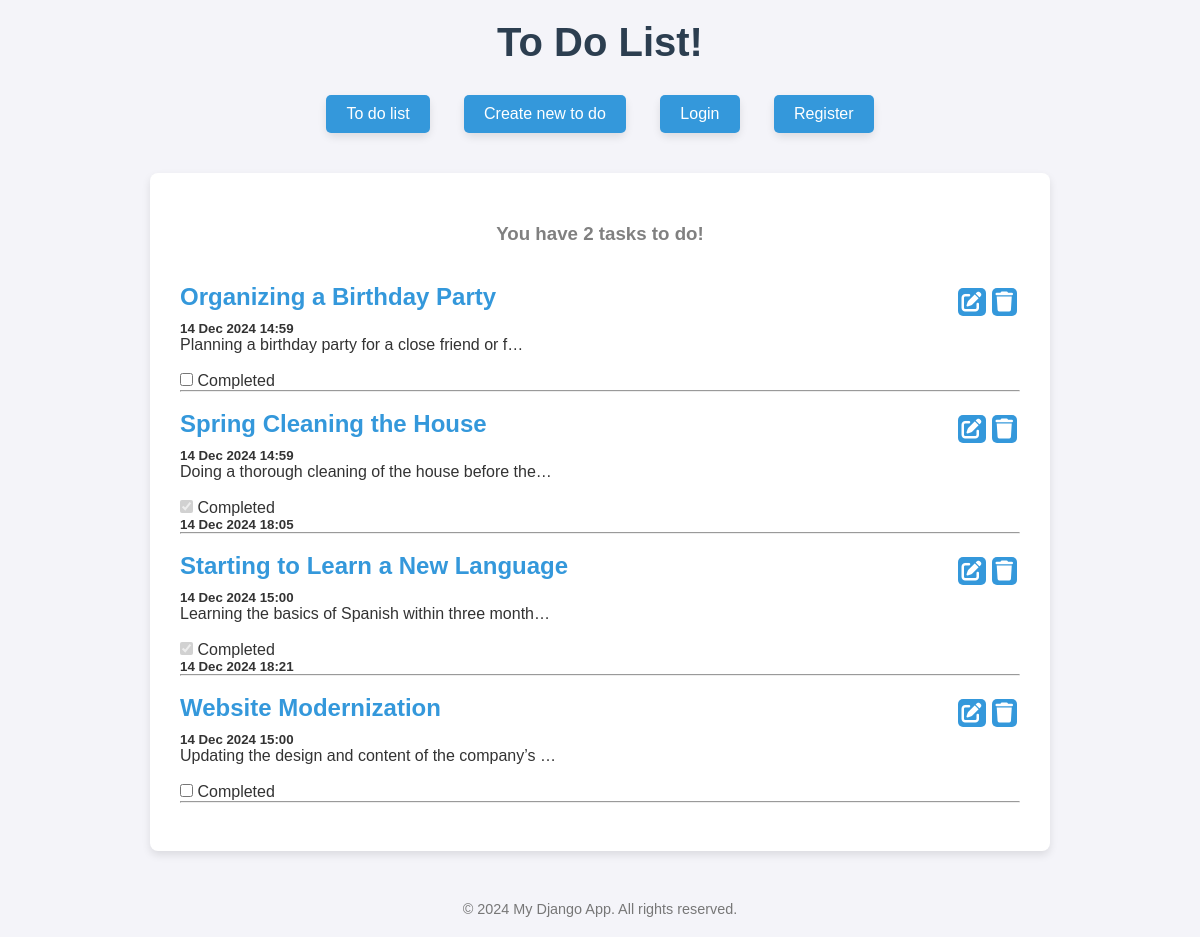
Before: / with the older database file.
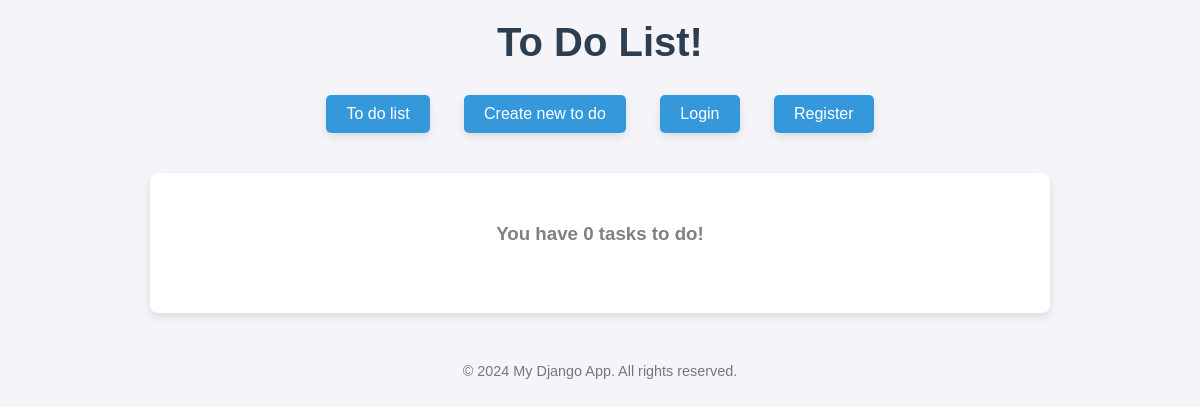
After: the same page with the newer database file.
### toDos/models.py (models this page shows, shortened)
class ToDo(models.Model):
    title = models.CharField(max_length=250)
    text = models.TextField()
    creation_date = models.DateTimeField(auto_now_add=True)
    completion = models.BooleanField(default=False)
    completion_date = models.DateTimeField(blank = True, null=True)
    image = models.ImageField(upload_to='images/', blank ='True', null=True)
    author = models.ForeignKey(User, on_delete=models.CASCADE, related_name= 'to_dos', blank ='True', null=True)

### toDos/views.py (the view)
# urls.py: path('', views.todo_list_view, name = 'main'),
def todo_list_view(request):
    if request.user.is_authenticated:
        to_dos = ToDo.objects.filter(author=request.user)
    else:
        to_dos = ToDo.objects.filter(author=None)
    not_completed = to_dos.filter(completion=False).count()
    return render (request, 'main.html',{"todos":to_dos, 'not_completed':not_completed })

### toDos/templates/main.html (shortened to what this page needs)
{% extends 'base.html' %}
{% block content %}
<h3>You have {{not_completed}} task{{not_completed|pluralize}} to do!</h3>
<br>
{% for todo in todos %}
<div id="todo-{{ todo.id }}">
    <div class = "to-do-nav">
        <a href = "{% url 'details' todo.id %}"><h2>{{todo.title}}</h2></a>
            <div class = "to-do-nav">
                <button class = "edit-button small-button" data-id = "{{ todo.id }}" data-url = "{% url 'edit' todo.id %}"><i class="fas fa-edit"></i></button>
                <button class = "delete-button small-button" data-id = "{{ todo.id }}" data-redirect="" data-url = "{% url 'delete' todo.id %}"><i class="fas fa-trash" ></i></button>
            </div>
        </div>
    <h5>{{todo.creation_date | date:"j M Y G:i"}}</h5>
    <p>{{todo.text | truncatechars:50}}</p>
    <br>
    <input type="checkbox" name ="completed" class = "todo-comletion" {%if todo.completion %}checked disabled {% endif %} data-id="{{todo.id}}" data-url = "{% url 'toggle_todo' todo.id %}">
    <label for = "completed" >Completed</label>
    <h5 id = "completion-date-{{todo.id}}" {% if not todo.completion%} hidden {% endif %}>{{todo.completion_date | date:"j M Y G:i"}}</h5>
    <hr>
    <br>
</div>
{% endfor %}
{% endblock content%}

Changed rows visible on the page:
no longer on this page (row edited): ToDo: title "Organizing a Birthday Party", creation_date "14 Dec 2024 14:59", text "Planning a birthday party for a close friend or f…"
no longer on this page (row edited): ToDo: title "Spring Cleaning the House", creation_date "14 Dec 2024 14:59", text "Doing a thorough cleaning of the house before the…", completion "☑", completion_date "14 Dec 2024 18:05"
no longer on this page (row edited): ToDo: title "Starting to Learn a New Language", creation_date "14 Dec 2024 15:00", text "Learning the basics of Spanish within three month…", completion "☑", completion_date "14 Dec 2024 18:21"
no longer on this page (row edited): ToDo: title "Website Modernization", creation_date "14 Dec 2024 15:00", text "Updating the design and content of the company’s …"
Other visible differences:
{{ not_completed }}: "2" → "0"
